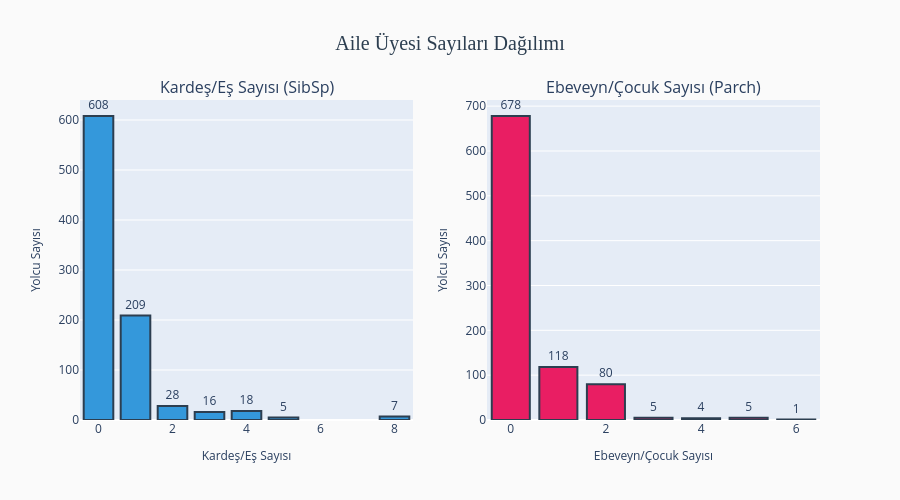

Write notebook code for a chart like this one.
### Markdown cell above
### SibSp & Parch (Yalnızlık Durumu)

### Code cell
# Aile değişkenleri
sibsp_counts = df['SibSp'].value_counts().sort_index()
parch_counts = df['Parch'].value_counts().sort_index()

# Görselleştirme
fig = make_subplots(
    rows=1, cols=2,
    subplot_titles=('Kardeş/Eş Sayısı (SibSp)', 'Ebeveyn/Çocuk Sayısı (Parch)')
)

# SibSp
fig.add_trace(
    go.Bar(
        x=sibsp_counts.index,
        y=sibsp_counts.values,
        marker=dict(color='#3498db', line=dict(color='#2c3e50', width=2)),
        text=sibsp_counts.values,
        textposition='outside',
        name='SibSp',
        hovertemplate='Sayı: %{x}<br>Yolcu: %{y}<extra></extra>'
    ),
    row=1, col=1
)

# Parch
fig.add_trace(
    go.Bar(
        x=parch_counts.index,
        y=parch_counts.values,
        marker=dict(color='#e91e63', line=dict(color='#2c3e50', width=2)),
        text=parch_counts.values,
        textposition='outside',
        name='Parch',
        hovertemplate='Sayı: %{x}<br>Yolcu: %{y}<extra></extra>'
    ),
    row=1, col=2
)

fig.update_layout(
    title=dict(
        text='Aile Üyesi Sayıları Dağılımı',
        font=dict(size=20, color='#2c3e50', family='Arial Black'),
        x=0.5,
        xanchor='center'
    ),
    height=500,
    showlegend=False,
    paper_bgcolor='#fafafa'
)

fig.update_xaxes(title=dict(text='Kardeş/Eş Sayısı', font=dict(size=12)), row=1, col=1)
fig.update_yaxes(title=dict(text='Yolcu Sayısı', font=dict(size=12)), row=1, col=1)
fig.update_xaxes(title=dict(text='Ebeveyn/Çocuk Sayısı', font=dict(size=12)), row=1, col=2)
fig.update_yaxes(title=dict(text='Yolcu Sayısı', font=dict(size=12)), row=1, col=2)

fig.show()

### Figure 1 — Plotly figure (JSON) as saved in the notebook; plotly's stock layout.template omitted (floating-point values rounded to 4 significant figures)
{"data": [{"hovertemplate": "Sayı: %{x}<br>Yolcu: %{y}<extra></extra>", "marker": {"color": "#3498db", "line": {"color": "#2c3e50", "width": 2}}, "name": "SibSp", "text": [608.0, 209.0, 28.0, 16.0, 18.0, 5.0, 7.0], "textposition": "outside", "type": "bar", "x": [0, 1, 2, 3, 4, 5, 8], "xaxis": "x", "y": [608, 209, 28, 16, 18, 5, 7], "yaxis": "y"}, {"hovertemplate": "Sayı: %{x}<br>Yolcu: %{y}<extra></extra>", "marker": {"color": "#e91e63", "line": {"color": "#2c3e50", "width": 2}}, "name": "Parch", "text": [678.0, 118.0, 80.0, 5.0, 4.0, 5.0, 1.0], "textposition": "outside", "type": "bar", "x": [0, 1, 2, 3, 4, 5, 6], "xaxis": "x2", "y": [678, 118, 80, 5, 4, 5, 1], "yaxis": "y2"}], "layout": {"annotations": [{"font": {"size": 16}, "showarrow": false, "text": "Kardeş/Eş Sayısı (SibSp)", "x": 0.225, "xanchor": "center", "xref": "paper", "y": 1, "yanchor": "bottom", "yref": "paper"}, {"font": {"size": 16}, "showarrow": false, "text": "Ebeveyn/Çocuk Sayısı (Parch)", "x": 0.775, "xanchor": "center", "xref": "paper", "y": 1, "yanchor": "bottom", "yref": "paper"}], "height": 500, "paper_bgcolor": "#fafafa", "showlegend": false, "title": {"font": {"color": "#2c3e50", "family": "Arial Black", "size": 20}, "text": "Aile Üyesi Sayıları Dağılımı", "x": 0.5, "xanchor": "center"}, "xaxis": {"anchor": "y", "domain": [0, 0.45], "title": {"font": {"size": 12}, "text": "Kardeş/Eş Sayısı"}}, "xaxis2": {"anchor": "y2", "domain": [0.55, 1], "title": {"font": {"size": 12}, "text": "Ebeveyn/Çocuk Sayısı"}}, "yaxis": {"anchor": "x", "domain": [0, 1], "title": {"font": {"size": 12}, "text": "Yolcu Sayısı"}}, "yaxis2": {"anchor": "x2", "domain": [0, 1], "title": {"font": {"size": 12}, "text": "Yolcu Sayısı"}}}}
